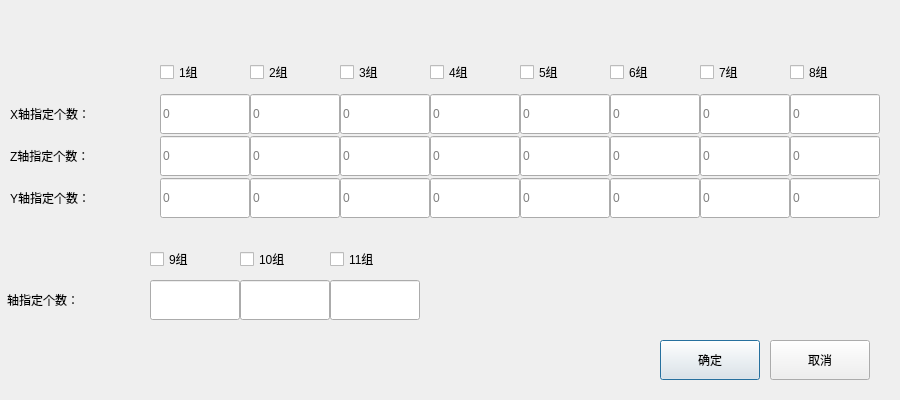
<?xml version="1.0" encoding="UTF-8"?>
<ui version="4.0">
 <class>StackSetDialog</class>
 <widget class="QDialog" name="StackSetDialog">
  <property name="geometry">
   <rect>
    <x>0</x>
    <y>0</y>
    <width>900</width>
    <height>400</height>
   </rect>
  </property>
  <property name="windowTitle">
   <string>Dialog</string>
  </property>
  <widget class="QLineEdit" name="edit9">
   <property name="geometry">
    <rect>
     <x>150</x>
     <y>280</y>
     <width>90</width>
     <height>40</height>
    </rect>
   </property>
   <property name="sizePolicy">
    <sizepolicy hsizetype="Fixed" vsizetype="Fixed">
     <horstretch>0</horstretch>
     <verstretch>0</verstretch>
    </sizepolicy>
   </property>
   <property name="minimumSize">
    <size>
     <width>90</width>
     <height>40</height>
    </size>
   </property>
   <property name="maximumSize">
    <size>
     <width>90</width>
     <height>40</height>
    </size>
   </property>
  </widget>
  <widget class="QLineEdit" name="edit10">
   <property name="geometry">
    <rect>
     <x>240</x>
     <y>280</y>
     <width>90</width>
     <height>40</height>
    </rect>
   </property>
   <property name="sizePolicy">
    <sizepolicy hsizetype="Fixed" vsizetype="Fixed">
     <horstretch>0</horstretch>
     <verstretch>0</verstretch>
    </sizepolicy>
   </property>
   <property name="minimumSize">
    <size>
     <width>90</width>
     <height>40</height>
    </size>
   </property>
   <property name="maximumSize">
    <size>
     <width>90</width>
     <height>40</height>
    </size>
   </property>
  </widget>
  <widget class="QCheckBox" name="chbox9">
   <property name="geometry">
    <rect>
     <x>150</x>
     <y>239</y>
     <width>90</width>
     <height>40</height>
    </rect>
   </property>
   <property name="sizePolicy">
    <sizepolicy hsizetype="Fixed" vsizetype="Fixed">
     <horstretch>120</horstretch>
     <verstretch>40</verstretch>
    </sizepolicy>
   </property>
   <property name="minimumSize">
    <size>
     <width>90</width>
     <height>40</height>
    </size>
   </property>
   <property name="maximumSize">
    <size>
     <width>90</width>
     <height>40</height>
    </size>
   </property>
   <property name="text">
    <string>9组</string>
   </property>
   <property name="checked">
    <bool>false</bool>
   </property>
   <property name="autoExclusive">
    <bool>false</bool>
   </property>
  </widget>
  <widget class="QLabel" name="label_4">
   <property name="geometry">
    <rect>
     <x>7</x>
     <y>280</y>
     <width>143</width>
     <height>40</height>
    </rect>
   </property>
   <property name="text">
    <string>轴指定个数：</string>
   </property>
  </widget>
  <widget class="QCheckBox" name="chbox11">
   <property name="geometry">
    <rect>
     <x>330</x>
     <y>239</y>
     <width>90</width>
     <height>40</height>
    </rect>
   </property>
   <property name="sizePolicy">
    <sizepolicy hsizetype="Fixed" vsizetype="Fixed">
     <horstretch>120</horstretch>
     <verstretch>40</verstretch>
    </sizepolicy>
   </property>
   <property name="minimumSize">
    <size>
     <width>90</width>
     <height>40</height>
    </size>
   </property>
   <property name="maximumSize">
    <size>
     <width>90</width>
     <height>40</height>
    </size>
   </property>
   <property name="text">
    <string>11组</string>
   </property>
   <property name="checked">
    <bool>false</bool>
   </property>
   <property name="autoExclusive">
    <bool>false</bool>
   </property>
  </widget>
  <widget class="QCheckBox" name="chbox10">
   <property name="geometry">
    <rect>
     <x>240</x>
     <y>239</y>
     <width>90</width>
     <height>40</height>
    </rect>
   </property>
   <property name="sizePolicy">
    <sizepolicy hsizetype="Fixed" vsizetype="Fixed">
     <horstretch>120</horstretch>
     <verstretch>40</verstretch>
    </sizepolicy>
   </property>
   <property name="minimumSize">
    <size>
     <width>90</width>
     <height>40</height>
    </size>
   </property>
   <property name="maximumSize">
    <size>
     <width>90</width>
     <height>40</height>
    </size>
   </property>
   <property name="text">
    <string>10组</string>
   </property>
   <property name="checked">
    <bool>false</bool>
   </property>
   <property name="autoExclusive">
    <bool>false</bool>
   </property>
  </widget>
  <widget class="QLineEdit" name="edit11">
   <property name="geometry">
    <rect>
     <x>330</x>
     <y>280</y>
     <width>90</width>
     <height>40</height>
    </rect>
   </property>
   <property name="sizePolicy">
    <sizepolicy hsizetype="Fixed" vsizetype="Fixed">
     <horstretch>0</horstretch>
     <verstretch>0</verstretch>
    </sizepolicy>
   </property>
   <property name="minimumSize">
    <size>
     <width>90</width>
     <height>40</height>
    </size>
   </property>
   <property name="maximumSize">
    <size>
     <width>90</width>
     <height>40</height>
    </size>
   </property>
  </widget>
  <widget class="QPushButton" name="btnOK">
   <property name="geometry">
    <rect>
     <x>660</x>
     <y>340</y>
     <width>100</width>
     <height>40</height>
    </rect>
   </property>
   <property name="minimumSize">
    <size>
     <width>100</width>
     <height>40</height>
    </size>
   </property>
   <property name="maximumSize">
    <size>
     <width>100</width>
     <height>40</height>
    </size>
   </property>
   <property name="font">
    <font>
     <family>SimSun</family>
     <weight>50</weight>
     <bold>false</bold>
    </font>
   </property>
   <property name="styleSheet">
    <string notr="true"/>
   </property>
   <property name="text">
    <string>确定</string>
   </property>
   <property name="iconSize">
    <size>
     <width>25</width>
     <height>25</height>
    </size>
   </property>
  </widget>
  <widget class="QPushButton" name="btnCancel">
   <property name="geometry">
    <rect>
     <x>770</x>
     <y>340</y>
     <width>100</width>
     <height>40</height>
    </rect>
   </property>
   <property name="minimumSize">
    <size>
     <width>100</width>
     <height>40</height>
    </size>
   </property>
   <property name="maximumSize">
    <size>
     <width>100</width>
     <height>40</height>
    </size>
   </property>
   <property name="font">
    <font>
     <family>SimSun</family>
     <weight>50</weight>
     <bold>false</bold>
    </font>
   </property>
   <property name="styleSheet">
    <string notr="true"/>
   </property>
   <property name="text">
    <string>取消</string>
   </property>
   <property name="iconSize">
    <size>
     <width>25</width>
     <height>25</height>
    </size>
   </property>
  </widget>
  <widget class="QWidget" name="layoutWidget">
   <property name="geometry">
    <rect>
     <x>10</x>
     <y>50</y>
     <width>870</width>
     <height>171</height>
    </rect>
   </property>
   <layout class="QGridLayout" name="gridLayout">
    <property name="spacing">
     <number>0</number>
    </property>
    <item row="0" column="7">
     <widget class="QCheckBox" name="chbox7">
      <property name="sizePolicy">
       <sizepolicy hsizetype="Fixed" vsizetype="Fixed">
        <horstretch>120</horstretch>
        <verstretch>40</verstretch>
       </sizepolicy>
      </property>
      <property name="minimumSize">
       <size>
        <width>90</width>
        <height>40</height>
       </size>
      </property>
      <property name="maximumSize">
       <size>
        <width>90</width>
        <height>40</height>
       </size>
      </property>
      <property name="text">
       <string>7组</string>
      </property>
      <property name="checked">
       <bool>false</bool>
      </property>
      <property name="autoExclusive">
       <bool>false</bool>
      </property>
     </widget>
    </item>
    <item row="3" column="4">
     <widget class="NumberEdit" name="editY4">
      <property name="sizePolicy">
       <sizepolicy hsizetype="Fixed" vsizetype="Fixed">
        <horstretch>0</horstretch>
        <verstretch>0</verstretch>
       </sizepolicy>
      </property>
      <property name="minimumSize">
       <size>
        <width>90</width>
        <height>40</height>
       </size>
      </property>
      <property name="maximumSize">
       <size>
        <width>90</width>
        <height>40</height>
       </size>
      </property>
      <property name="text">
       <string extracomment="0~2"/>
      </property>
      <property name="placeholderText">
       <string>0</string>
      </property>
     </widget>
    </item>
    <item row="3" column="3">
     <widget class="NumberEdit" name="editY3">
      <property name="sizePolicy">
       <sizepolicy hsizetype="Fixed" vsizetype="Fixed">
        <horstretch>0</horstretch>
        <verstretch>0</verstretch>
       </sizepolicy>
      </property>
      <property name="minimumSize">
       <size>
        <width>90</width>
        <height>40</height>
       </size>
      </property>
      <property name="maximumSize">
       <size>
        <width>90</width>
        <height>40</height>
       </size>
      </property>
      <property name="text">
       <string extracomment="0~2"/>
      </property>
      <property name="placeholderText">
       <string>0</string>
      </property>
     </widget>
    </item>
    <item row="3" column="6">
     <widget class="NumberEdit" name="editY6">
      <property name="sizePolicy">
       <sizepolicy hsizetype="Fixed" vsizetype="Fixed">
        <horstretch>0</horstretch>
        <verstretch>0</verstretch>
       </sizepolicy>
      </property>
      <property name="minimumSize">
       <size>
        <width>90</width>
        <height>40</height>
       </size>
      </property>
      <property name="maximumSize">
       <size>
        <width>90</width>
        <height>40</height>
       </size>
      </property>
      <property name="text">
       <string extracomment="0~2"/>
      </property>
      <property name="placeholderText">
       <string>0</string>
      </property>
     </widget>
    </item>
    <item row="2" column="6">
     <widget class="NumberEdit" name="editZ6">
      <property name="sizePolicy">
       <sizepolicy hsizetype="Fixed" vsizetype="Fixed">
        <horstretch>0</horstretch>
        <verstretch>0</verstretch>
       </sizepolicy>
      </property>
      <property name="minimumSize">
       <size>
        <width>90</width>
        <height>40</height>
       </size>
      </property>
      <property name="maximumSize">
       <size>
        <width>90</width>
        <height>40</height>
       </size>
      </property>
      <property name="text">
       <string extracomment="0~2"/>
      </property>
      <property name="placeholderText">
       <string>0</string>
      </property>
     </widget>
    </item>
    <item row="2" column="2">
     <widget class="NumberEdit" name="editZ2">
      <property name="sizePolicy">
       <sizepolicy hsizetype="Fixed" vsizetype="Fixed">
        <horstretch>0</horstretch>
        <verstretch>0</verstretch>
       </sizepolicy>
      </property>
      <property name="minimumSize">
       <size>
        <width>90</width>
        <height>40</height>
       </size>
      </property>
      <property name="maximumSize">
       <size>
        <width>90</width>
        <height>40</height>
       </size>
      </property>
      <property name="text">
       <string extracomment="0~2"/>
      </property>
      <property name="placeholderText">
       <string>0</string>
      </property>
     </widget>
    </item>
    <item row="2" column="3">
     <widget class="NumberEdit" name="editZ3">
      <property name="sizePolicy">
       <sizepolicy hsizetype="Fixed" vsizetype="Fixed">
        <horstretch>0</horstretch>
        <verstretch>0</verstretch>
       </sizepolicy>
      </property>
      <property name="minimumSize">
       <size>
        <width>90</width>
        <height>40</height>
       </size>
      </property>
      <property name="maximumSize">
       <size>
        <width>90</width>
        <height>40</height>
       </size>
      </property>
      <property name="text">
       <string extracomment="0~2"/>
      </property>
      <property name="placeholderText">
       <string>0</string>
      </property>
     </widget>
    </item>
    <item row="3" column="8">
     <widget class="NumberEdit" name="editY8">
      <property name="sizePolicy">
       <sizepolicy hsizetype="Fixed" vsizetype="Fixed">
        <horstretch>0</horstretch>
        <verstretch>0</verstretch>
       </sizepolicy>
      </property>
      <property name="minimumSize">
       <size>
        <width>90</width>
        <height>40</height>
       </size>
      </property>
      <property name="maximumSize">
       <size>
        <width>90</width>
        <height>40</height>
       </size>
      </property>
      <property name="text">
       <string extracomment="0~2"/>
      </property>
      <property name="placeholderText">
       <string>0</string>
      </property>
     </widget>
    </item>
    <item row="2" column="4">
     <widget class="NumberEdit" name="editZ4">
      <property name="sizePolicy">
       <sizepolicy hsizetype="Fixed" vsizetype="Fixed">
        <horstretch>0</horstretch>
        <verstretch>0</verstretch>
       </sizepolicy>
      </property>
      <property name="minimumSize">
       <size>
        <width>90</width>
        <height>40</height>
       </size>
      </property>
      <property name="maximumSize">
       <size>
        <width>90</width>
        <height>40</height>
       </size>
      </property>
      <property name="text">
       <string extracomment="0~2"/>
      </property>
      <property name="placeholderText">
       <string>0</string>
      </property>
     </widget>
    </item>
    <item row="1" column="5">
     <widget class="NumberEdit" name="editX5">
      <property name="sizePolicy">
       <sizepolicy hsizetype="Fixed" vsizetype="Fixed">
        <horstretch>0</horstretch>
        <verstretch>0</verstretch>
       </sizepolicy>
      </property>
      <property name="minimumSize">
       <size>
        <width>90</width>
        <height>40</height>
       </size>
      </property>
      <property name="maximumSize">
       <size>
        <width>90</width>
        <height>40</height>
       </size>
      </property>
      <property name="text">
       <string extracomment="0~2"/>
      </property>
      <property name="placeholderText">
       <string>0</string>
      </property>
     </widget>
    </item>
    <item row="1" column="6">
     <widget class="NumberEdit" name="editX6">
      <property name="sizePolicy">
       <sizepolicy hsizetype="Fixed" vsizetype="Fixed">
        <horstretch>0</horstretch>
        <verstretch>0</verstretch>
       </sizepolicy>
      </property>
      <property name="minimumSize">
       <size>
        <width>90</width>
        <height>40</height>
       </size>
      </property>
      <property name="maximumSize">
       <size>
        <width>90</width>
        <height>40</height>
       </size>
      </property>
      <property name="text">
       <string extracomment="0~2"/>
      </property>
      <property name="placeholderText">
       <string>0</string>
      </property>
     </widget>
    </item>
    <item row="0" column="6">
     <widget class="QCheckBox" name="chbox6">
      <property name="sizePolicy">
       <sizepolicy hsizetype="Fixed" vsizetype="Fixed">
        <horstretch>120</horstretch>
        <verstretch>40</verstretch>
       </sizepolicy>
      </property>
      <property name="minimumSize">
       <size>
        <width>90</width>
        <height>40</height>
       </size>
      </property>
      <property name="maximumSize">
       <size>
        <width>90</width>
        <height>40</height>
       </size>
      </property>
      <property name="text">
       <string>6组</string>
      </property>
      <property name="checked">
       <bool>false</bool>
      </property>
      <property name="autoExclusive">
       <bool>false</bool>
      </property>
     </widget>
    </item>
    <item row="2" column="8">
     <widget class="NumberEdit" name="editZ8">
      <property name="sizePolicy">
       <sizepolicy hsizetype="Fixed" vsizetype="Fixed">
        <horstretch>0</horstretch>
        <verstretch>0</verstretch>
       </sizepolicy>
      </property>
      <property name="minimumSize">
       <size>
        <width>90</width>
        <height>40</height>
       </size>
      </property>
      <property name="maximumSize">
       <size>
        <width>90</width>
        <height>40</height>
       </size>
      </property>
      <property name="text">
       <string extracomment="0~2"/>
      </property>
      <property name="placeholderText">
       <string>0</string>
      </property>
     </widget>
    </item>
    <item row="1" column="7">
     <widget class="NumberEdit" name="editX7">
      <property name="sizePolicy">
       <sizepolicy hsizetype="Fixed" vsizetype="Fixed">
        <horstretch>0</horstretch>
        <verstretch>0</verstretch>
       </sizepolicy>
      </property>
      <property name="minimumSize">
       <size>
        <width>90</width>
        <height>40</height>
       </size>
      </property>
      <property name="maximumSize">
       <size>
        <width>90</width>
        <height>40</height>
       </size>
      </property>
      <property name="text">
       <string extracomment="0~2"/>
      </property>
      <property name="placeholderText">
       <string>0</string>
      </property>
     </widget>
    </item>
    <item row="3" column="7">
     <widget class="NumberEdit" name="editY7">
      <property name="sizePolicy">
       <sizepolicy hsizetype="Fixed" vsizetype="Fixed">
        <horstretch>0</horstretch>
        <verstretch>0</verstretch>
       </sizepolicy>
      </property>
      <property name="minimumSize">
       <size>
        <width>90</width>
        <height>40</height>
       </size>
      </property>
      <property name="maximumSize">
       <size>
        <width>90</width>
        <height>40</height>
       </size>
      </property>
      <property name="text">
       <string extracomment="0~2"/>
      </property>
      <property name="placeholderText">
       <string>0</string>
      </property>
     </widget>
    </item>
    <item row="2" column="5">
     <widget class="NumberEdit" name="editZ5">
      <property name="sizePolicy">
       <sizepolicy hsizetype="Fixed" vsizetype="Fixed">
        <horstretch>0</horstretch>
        <verstretch>0</verstretch>
       </sizepolicy>
      </property>
      <property name="minimumSize">
       <size>
        <width>90</width>
        <height>40</height>
       </size>
      </property>
      <property name="maximumSize">
       <size>
        <width>90</width>
        <height>40</height>
       </size>
      </property>
      <property name="text">
       <string extracomment="0~2"/>
      </property>
      <property name="placeholderText">
       <string>0</string>
      </property>
     </widget>
    </item>
    <item row="0" column="8">
     <widget class="QCheckBox" name="chbox8">
      <property name="sizePolicy">
       <sizepolicy hsizetype="Fixed" vsizetype="Fixed">
        <horstretch>120</horstretch>
        <verstretch>40</verstretch>
       </sizepolicy>
      </property>
      <property name="minimumSize">
       <size>
        <width>90</width>
        <height>40</height>
       </size>
      </property>
      <property name="maximumSize">
       <size>
        <width>90</width>
        <height>40</height>
       </size>
      </property>
      <property name="text">
       <string>8组</string>
      </property>
      <property name="checked">
       <bool>false</bool>
      </property>
      <property name="autoExclusive">
       <bool>false</bool>
      </property>
     </widget>
    </item>
    <item row="1" column="8">
     <widget class="NumberEdit" name="editX8">
      <property name="sizePolicy">
       <sizepolicy hsizetype="Fixed" vsizetype="Fixed">
        <horstretch>0</horstretch>
        <verstretch>0</verstretch>
       </sizepolicy>
      </property>
      <property name="minimumSize">
       <size>
        <width>90</width>
        <height>40</height>
       </size>
      </property>
      <property name="maximumSize">
       <size>
        <width>90</width>
        <height>40</height>
       </size>
      </property>
      <property name="text">
       <string extracomment="0~2"/>
      </property>
      <property name="placeholderText">
       <string>0</string>
      </property>
     </widget>
    </item>
    <item row="3" column="1">
     <widget class="NumberEdit" name="editY1">
      <property name="sizePolicy">
       <sizepolicy hsizetype="Fixed" vsizetype="Fixed">
        <horstretch>0</horstretch>
        <verstretch>0</verstretch>
       </sizepolicy>
      </property>
      <property name="minimumSize">
       <size>
        <width>90</width>
        <height>40</height>
       </size>
      </property>
      <property name="maximumSize">
       <size>
        <width>90</width>
        <height>40</height>
       </size>
      </property>
      <property name="text">
       <string extracomment="0~2"/>
      </property>
      <property name="placeholderText">
       <string>0</string>
      </property>
     </widget>
    </item>
    <item row="0" column="5">
     <widget class="QCheckBox" name="chbox5">
      <property name="sizePolicy">
       <sizepolicy hsizetype="Fixed" vsizetype="Fixed">
        <horstretch>120</horstretch>
        <verstretch>40</verstretch>
       </sizepolicy>
      </property>
      <property name="minimumSize">
       <size>
        <width>90</width>
        <height>40</height>
       </size>
      </property>
      <property name="maximumSize">
       <size>
        <width>90</width>
        <height>40</height>
       </size>
      </property>
      <property name="text">
       <string>5组</string>
      </property>
      <property name="checked">
       <bool>false</bool>
      </property>
      <property name="autoExclusive">
       <bool>false</bool>
      </property>
     </widget>
    </item>
    <item row="0" column="4">
     <widget class="QCheckBox" name="chbox4">
      <property name="sizePolicy">
       <sizepolicy hsizetype="Fixed" vsizetype="Fixed">
        <horstretch>120</horstretch>
        <verstretch>40</verstretch>
       </sizepolicy>
      </property>
      <property name="minimumSize">
       <size>
        <width>90</width>
        <height>40</height>
       </size>
      </property>
      <property name="maximumSize">
       <size>
        <width>90</width>
        <height>40</height>
       </size>
      </property>
      <property name="text">
       <string>4组</string>
      </property>
      <property name="checked">
       <bool>false</bool>
      </property>
      <property name="autoExclusive">
       <bool>false</bool>
      </property>
     </widget>
    </item>
    <item row="2" column="7">
     <widget class="NumberEdit" name="editZ7">
      <property name="sizePolicy">
       <sizepolicy hsizetype="Fixed" vsizetype="Fixed">
        <horstretch>0</horstretch>
        <verstretch>0</verstretch>
       </sizepolicy>
      </property>
      <property name="minimumSize">
       <size>
        <width>90</width>
        <height>40</height>
       </size>
      </property>
      <property name="maximumSize">
       <size>
        <width>90</width>
        <height>40</height>
       </size>
      </property>
      <property name="text">
       <string extracomment="0~2"/>
      </property>
      <property name="placeholderText">
       <string>0</string>
      </property>
     </widget>
    </item>
    <item row="2" column="1">
     <widget class="NumberEdit" name="editZ1">
      <property name="sizePolicy">
       <sizepolicy hsizetype="Fixed" vsizetype="Fixed">
        <horstretch>0</horstretch>
        <verstretch>0</verstretch>
       </sizepolicy>
      </property>
      <property name="minimumSize">
       <size>
        <width>90</width>
        <height>40</height>
       </size>
      </property>
      <property name="maximumSize">
       <size>
        <width>90</width>
        <height>40</height>
       </size>
      </property>
      <property name="text">
       <string extracomment="0~2"/>
      </property>
      <property name="placeholderText">
       <string>0</string>
      </property>
     </widget>
    </item>
    <item row="1" column="4">
     <widget class="NumberEdit" name="editX4">
      <property name="sizePolicy">
       <sizepolicy hsizetype="Fixed" vsizetype="Fixed">
        <horstretch>0</horstretch>
        <verstretch>0</verstretch>
       </sizepolicy>
      </property>
      <property name="minimumSize">
       <size>
        <width>90</width>
        <height>40</height>
       </size>
      </property>
      <property name="maximumSize">
       <size>
        <width>90</width>
        <height>40</height>
       </size>
      </property>
      <property name="text">
       <string extracomment="0~2"/>
      </property>
      <property name="placeholderText">
       <string>0</string>
      </property>
     </widget>
    </item>
    <item row="3" column="2">
     <widget class="NumberEdit" name="editY2">
      <property name="sizePolicy">
       <sizepolicy hsizetype="Fixed" vsizetype="Fixed">
        <horstretch>0</horstretch>
        <verstretch>0</verstretch>
       </sizepolicy>
      </property>
      <property name="minimumSize">
       <size>
        <width>90</width>
        <height>40</height>
       </size>
      </property>
      <property name="maximumSize">
       <size>
        <width>90</width>
        <height>40</height>
       </size>
      </property>
      <property name="text">
       <string extracomment="0~2"/>
      </property>
      <property name="placeholderText">
       <string>0</string>
      </property>
     </widget>
    </item>
    <item row="3" column="5">
     <widget class="NumberEdit" name="editY5">
      <property name="sizePolicy">
       <sizepolicy hsizetype="Fixed" vsizetype="Fixed">
        <horstretch>0</horstretch>
        <verstretch>0</verstretch>
       </sizepolicy>
      </property>
      <property name="minimumSize">
       <size>
        <width>90</width>
        <height>40</height>
       </size>
      </property>
      <property name="maximumSize">
       <size>
        <width>90</width>
        <height>40</height>
       </size>
      </property>
      <property name="text">
       <string extracomment="0~2"/>
      </property>
      <property name="placeholderText">
       <string>0</string>
      </property>
     </widget>
    </item>
    <item row="2" column="0">
     <widget class="QLabel" name="label_2">
      <property name="text">
       <string>Z轴指定个数：</string>
      </property>
     </widget>
    </item>
    <item row="3" column="0">
     <widget class="QLabel" name="label_3">
      <property name="text">
       <string>Y轴指定个数：</string>
      </property>
     </widget>
    </item>
    <item row="1" column="3">
     <widget class="NumberEdit" name="editX3">
      <property name="sizePolicy">
       <sizepolicy hsizetype="Fixed" vsizetype="Fixed">
        <horstretch>0</horstretch>
        <verstretch>0</verstretch>
       </sizepolicy>
      </property>
      <property name="minimumSize">
       <size>
        <width>90</width>
        <height>40</height>
       </size>
      </property>
      <property name="maximumSize">
       <size>
        <width>90</width>
        <height>40</height>
       </size>
      </property>
      <property name="text">
       <string extracomment="0~2"/>
      </property>
      <property name="placeholderText">
       <string>0</string>
      </property>
     </widget>
    </item>
    <item row="0" column="2">
     <widget class="QCheckBox" name="chbox2">
      <property name="sizePolicy">
       <sizepolicy hsizetype="Fixed" vsizetype="Fixed">
        <horstretch>120</horstretch>
        <verstretch>40</verstretch>
       </sizepolicy>
      </property>
      <property name="minimumSize">
       <size>
        <width>90</width>
        <height>40</height>
       </size>
      </property>
      <property name="maximumSize">
       <size>
        <width>90</width>
        <height>40</height>
       </size>
      </property>
      <property name="text">
       <string>2组</string>
      </property>
      <property name="checked">
       <bool>false</bool>
      </property>
      <property name="autoExclusive">
       <bool>false</bool>
      </property>
     </widget>
    </item>
    <item row="0" column="3">
     <widget class="QCheckBox" name="chbox3">
      <property name="sizePolicy">
       <sizepolicy hsizetype="Fixed" vsizetype="Fixed">
        <horstretch>120</horstretch>
        <verstretch>40</verstretch>
       </sizepolicy>
      </property>
      <property name="minimumSize">
       <size>
        <width>90</width>
        <height>40</height>
       </size>
      </property>
      <property name="maximumSize">
       <size>
        <width>90</width>
        <height>40</height>
       </size>
      </property>
      <property name="text">
       <string>3组</string>
      </property>
      <property name="checked">
       <bool>false</bool>
      </property>
      <property name="autoExclusive">
       <bool>false</bool>
      </property>
     </widget>
    </item>
    <item row="1" column="0">
     <widget class="QLabel" name="label">
      <property name="text">
       <string>X轴指定个数：</string>
      </property>
     </widget>
    </item>
    <item row="0" column="1">
     <widget class="QCheckBox" name="chbox1">
      <property name="sizePolicy">
       <sizepolicy hsizetype="Fixed" vsizetype="Fixed">
        <horstretch>120</horstretch>
        <verstretch>40</verstretch>
       </sizepolicy>
      </property>
      <property name="minimumSize">
       <size>
        <width>90</width>
        <height>40</height>
       </size>
      </property>
      <property name="maximumSize">
       <size>
        <width>90</width>
        <height>40</height>
       </size>
      </property>
      <property name="text">
       <string>1组</string>
      </property>
      <property name="checked">
       <bool>false</bool>
      </property>
      <property name="autoExclusive">
       <bool>false</bool>
      </property>
     </widget>
    </item>
    <item row="1" column="2">
     <widget class="NumberEdit" name="editX2">
      <property name="sizePolicy">
       <sizepolicy hsizetype="Fixed" vsizetype="Fixed">
        <horstretch>0</horstretch>
        <verstretch>0</verstretch>
       </sizepolicy>
      </property>
      <property name="minimumSize">
       <size>
        <width>90</width>
        <height>40</height>
       </size>
      </property>
      <property name="maximumSize">
       <size>
        <width>90</width>
        <height>40</height>
       </size>
      </property>
      <property name="text">
       <string extracomment="0~2"/>
      </property>
      <property name="placeholderText">
       <string>0</string>
      </property>
     </widget>
    </item>
    <item row="1" column="1">
     <widget class="NumberEdit" name="editX1">
      <property name="sizePolicy">
       <sizepolicy hsizetype="Fixed" vsizetype="Fixed">
        <horstretch>0</horstretch>
        <verstretch>0</verstretch>
       </sizepolicy>
      </property>
      <property name="minimumSize">
       <size>
        <width>90</width>
        <height>40</height>
       </size>
      </property>
      <property name="maximumSize">
       <size>
        <width>90</width>
        <height>40</height>
       </size>
      </property>
      <property name="text">
       <string extracomment="0~2"/>
      </property>
      <property name="placeholderText">
       <string>0</string>
      </property>
     </widget>
    </item>
   </layout>
  </widget>
 </widget>
 <customwidgets>
  <customwidget>
   <class>NumberEdit</class>
   <extends>QLineEdit</extends>
   <header>customedit.h</header>
  </customwidget>
 </customwidgets>
 <resources/>
 <connections/>
</ui>
